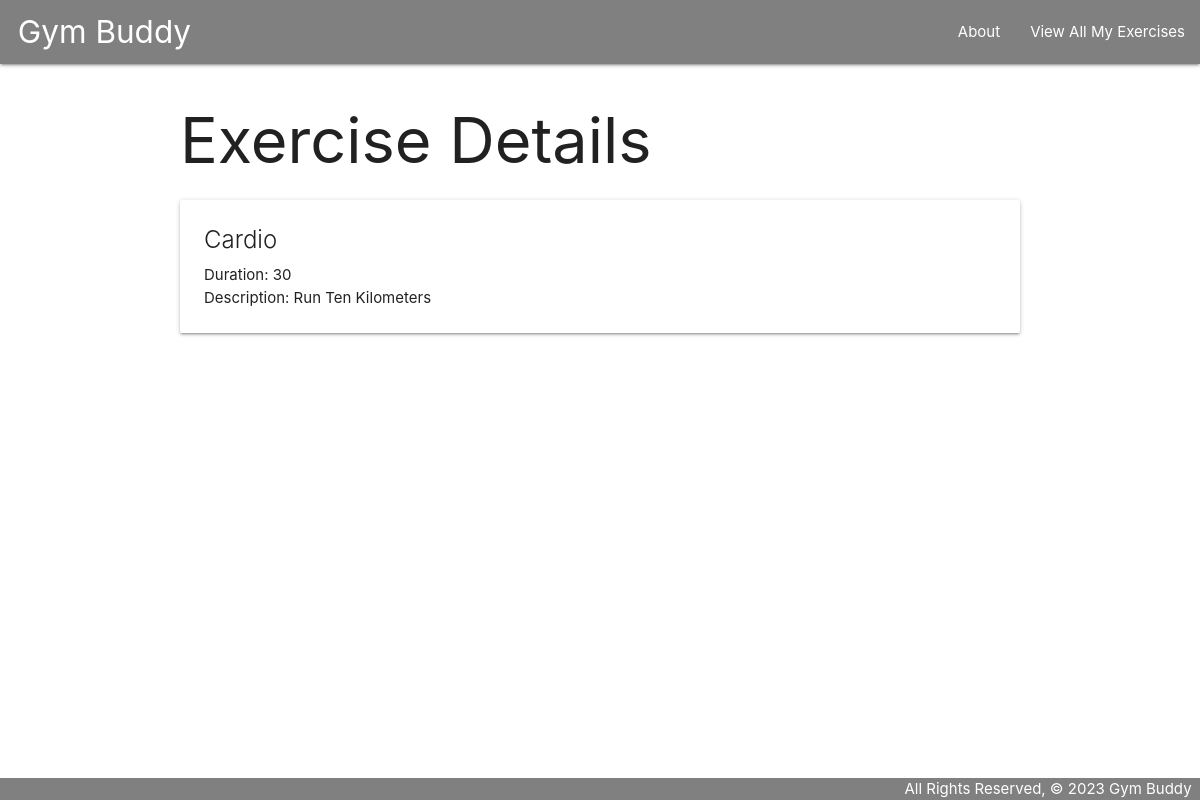
The page /exercises/1/ on the database its author committed.
### main_app/models.py (models this page shows, shortened)
class Exercise(models.Model):
    TypeOfWorkout = models.CharField(max_length=100)
    duration = models.IntegerField()
    description = models.TextField(max_length=250)

### main_app/views.py (the view)
# urls.py: path('exercises/<int:exercise_id>/', views.exercises_detail, name='detail'),
def exercises_detail(request, exercise_id):
  exercise = Exercise.objects.get(id=exercise_id)
  return render(request, 'exercises/detail.html', { 'exercise': exercise})

### main_app/templates/exercises/detail.html
{% extends 'base.html' %} {% block content %}
<h1>Exercise Details</h1>
<div class="card">
  <div class="card-content">
    <span class="card-title"> {{exercise.TypeOfWorkout}} </span>
    <p>Duration: {{exercise.duration}}</p>
    <p>Description: {{exercise.description}}</p>
  </div>
</div>
{% endblock %}

### main_app/static/css/style.css (style rules this page uses)
body { display: flex; min-height: 100vh; flex-direction: column; }

### rows shown on the page
Exercise: TypeOfWorkout "Cardio", duration "30", description "Run Ten Kilometers"
